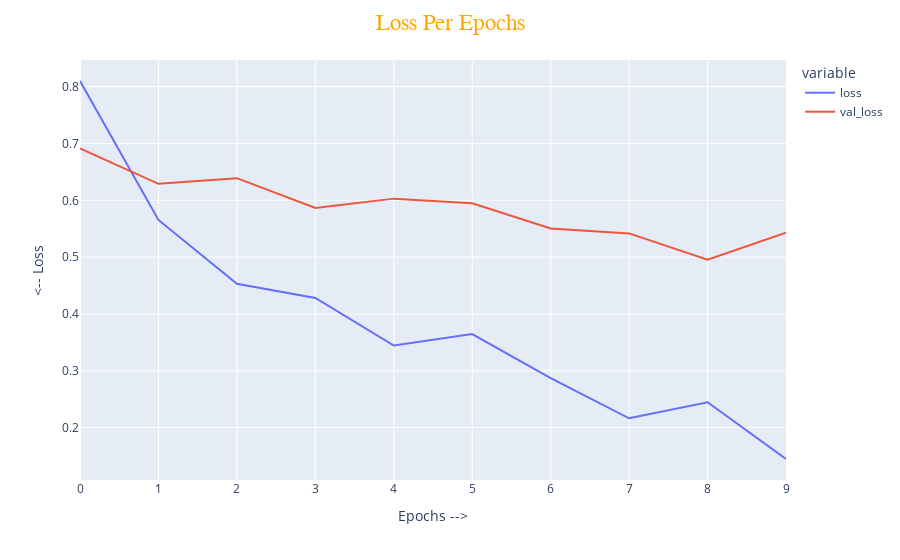
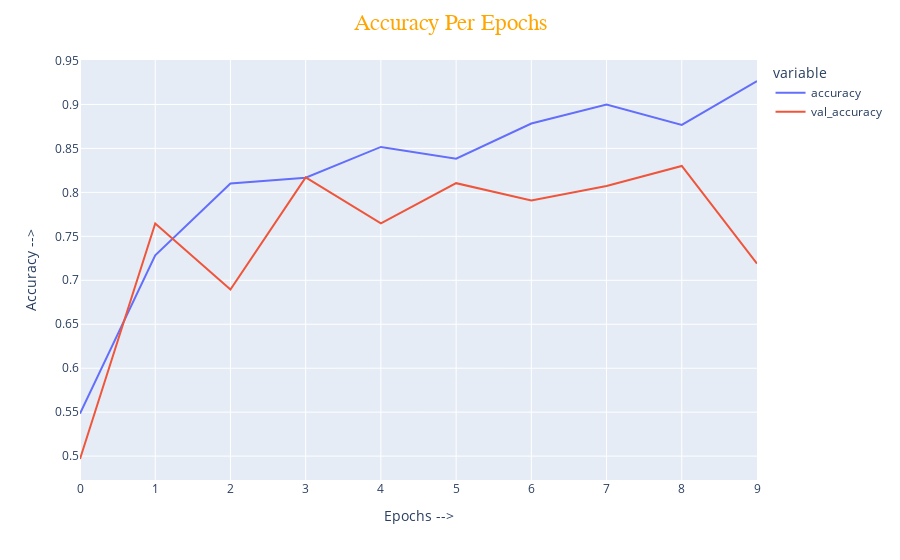

The cell these charts' notebook holds for them, in order:
### Code cell
fig1 = px.line(training_history1[['loss','val_loss']],labels={'value':'<-- Loss','index':'Epochs -->'})
fig1.update_layout(title={'text':'Loss Per Epochs','font_size':23,'font_color':'orange','font_family':'Georgia','x':0.5})
fig1.show()
fig1 = px.line(training_history1[['accuracy','val_accuracy']],labels={'value':'Accuracy -->','index':'Epochs -->'})
fig1.update_layout(title={'text':'Accuracy Per Epochs','font_size':23,'font_color':'orange','font_family':'Georgia','x':0.5})
fig1.show()

### Figure 1 — Plotly figure (JSON) as saved in the notebook; plotly's stock layout.template omitted (floating-point values rounded to 4 significant figures)
{"data": [{"hovertemplate": "variable=loss<br>Epochs -->=%{x}<br><-- Loss=%{y}<extra></extra>", "legendgroup": "loss", "line": {"color": "#636efa", "dash": "solid"}, "marker": {"symbol": "circle"}, "mode": "lines", "name": "loss", "orientation": "v", "showlegend": true, "type": "scatter", "x": [0, 1, 2, 3, 4, 5, 6, 7, 8, 9], "xaxis": "x", "y": [0.8099, 0.5654, 0.453, 0.4283, 0.3444, 0.3646, 0.2872, 0.2164, 0.2446, 0.1449], "yaxis": "y"}, {"hovertemplate": "variable=val_loss<br>Epochs -->=%{x}<br><-- Loss=%{y}<extra></extra>", "legendgroup": "val_loss", "line": {"color": "#EF553B", "dash": "solid"}, "marker": {"symbol": "circle"}, "mode": "lines", "name": "val_loss", "orientation": "v", "showlegend": true, "type": "scatter", "x": [0, 1, 2, 3, 4, 5, 6, 7, 8, 9], "xaxis": "x", "y": [0.6911, 0.6289, 0.639, 0.5865, 0.6029, 0.5948, 0.5505, 0.5417, 0.4957, 0.543], "yaxis": "y"}], "layout": {"legend": {"title": {"text": "variable"}, "tracegroupgap": 0}, "margin": {"t": 60}, "title": {"font": {"color": "orange", "family": "Georgia", "size": 23}, "text": "Loss Per Epochs", "x": 0.5}, "xaxis": {"anchor": "y", "domain": [0, 1], "title": {"text": "Epochs -->"}}, "yaxis": {"anchor": "x", "domain": [0, 1], "title": {"text": "<-- Loss"}}}}

### Figure 2 — Plotly figure (JSON) as saved in the notebook; plotly's stock layout.template omitted (floating-point values rounded to 4 significant figures)
{"data": [{"hovertemplate": "variable=accuracy<br>Epochs -->=%{x}<br>Accuracy -->=%{y}<extra></extra>", "legendgroup": "accuracy", "line": {"color": "#636efa", "dash": "solid"}, "marker": {"symbol": "circle"}, "mode": "lines", "name": "accuracy", "orientation": "v", "showlegend": true, "type": "scatter", "x": [0, 1, 2, 3, 4, 5, 6, 7, 8, 9], "xaxis": "x", "y": [0.5483, 0.7283, 0.81, 0.8167, 0.8517, 0.8383, 0.8783, 0.9, 0.8767, 0.9267], "yaxis": "y"}, {"hovertemplate": "variable=val_accuracy<br>Epochs -->=%{x}<br>Accuracy -->=%{y}<extra></extra>", "legendgroup": "val_accuracy", "line": {"color": "#EF553B", "dash": "solid"}, "marker": {"symbol": "circle"}, "mode": "lines", "name": "val_accuracy", "orientation": "v", "showlegend": true, "type": "scatter", "x": [0, 1, 2, 3, 4, 5, 6, 7, 8, 9], "xaxis": "x", "y": [0.4967, 0.7647, 0.6895, 0.817, 0.7647, 0.8105, 0.7908, 0.8072, 0.8301, 0.719], "yaxis": "y"}], "layout": {"legend": {"title": {"text": "variable"}, "tracegroupgap": 0}, "margin": {"t": 60}, "title": {"font": {"color": "orange", "family": "Georgia", "size": 23}, "text": "Accuracy Per Epochs", "x": 0.5}, "xaxis": {"anchor": "y", "domain": [0, 1], "title": {"text": "Epochs -->"}}, "yaxis": {"anchor": "x", "domain": [0, 1], "title": {"text": "Accuracy -->"}}}}
